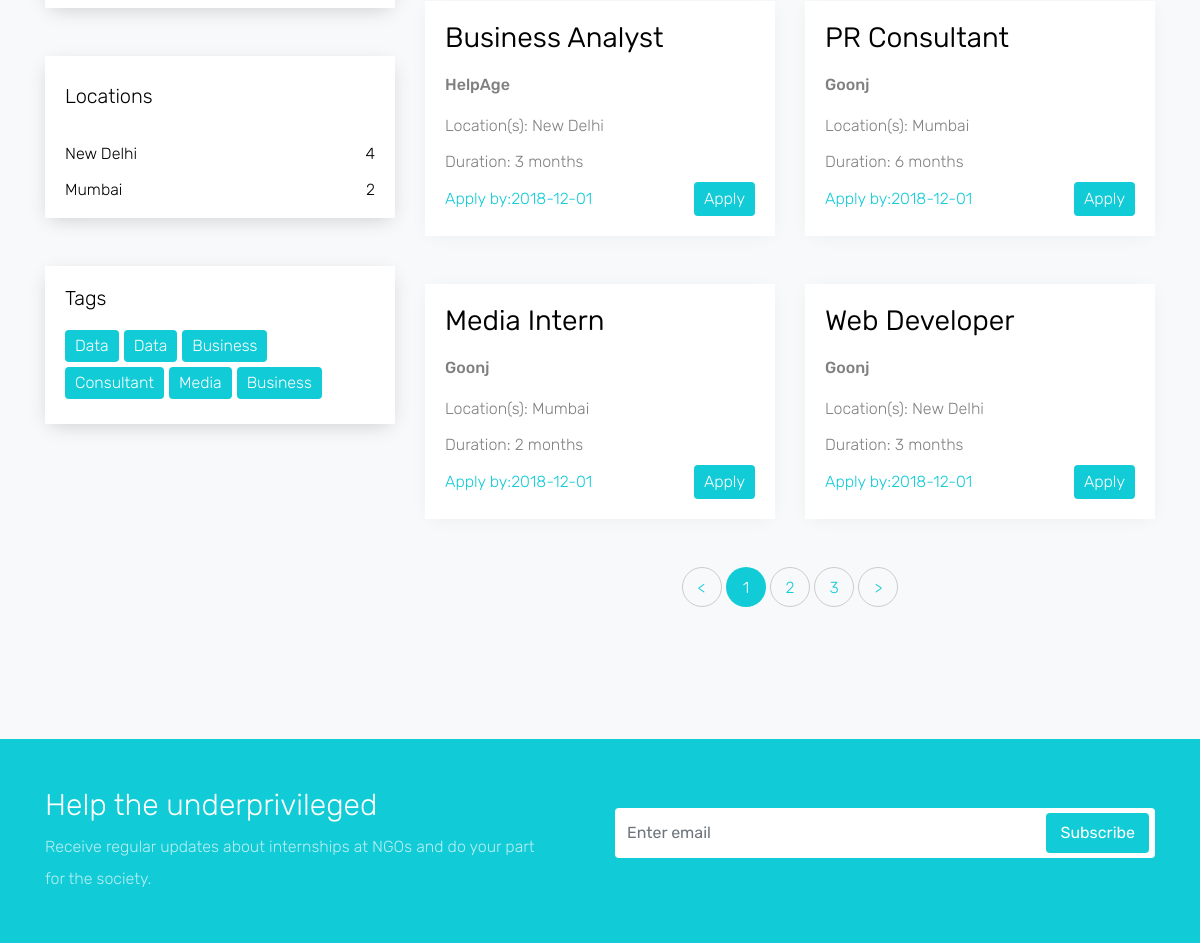
/courses.php (middle part), run on an earlier commit of the app's database.
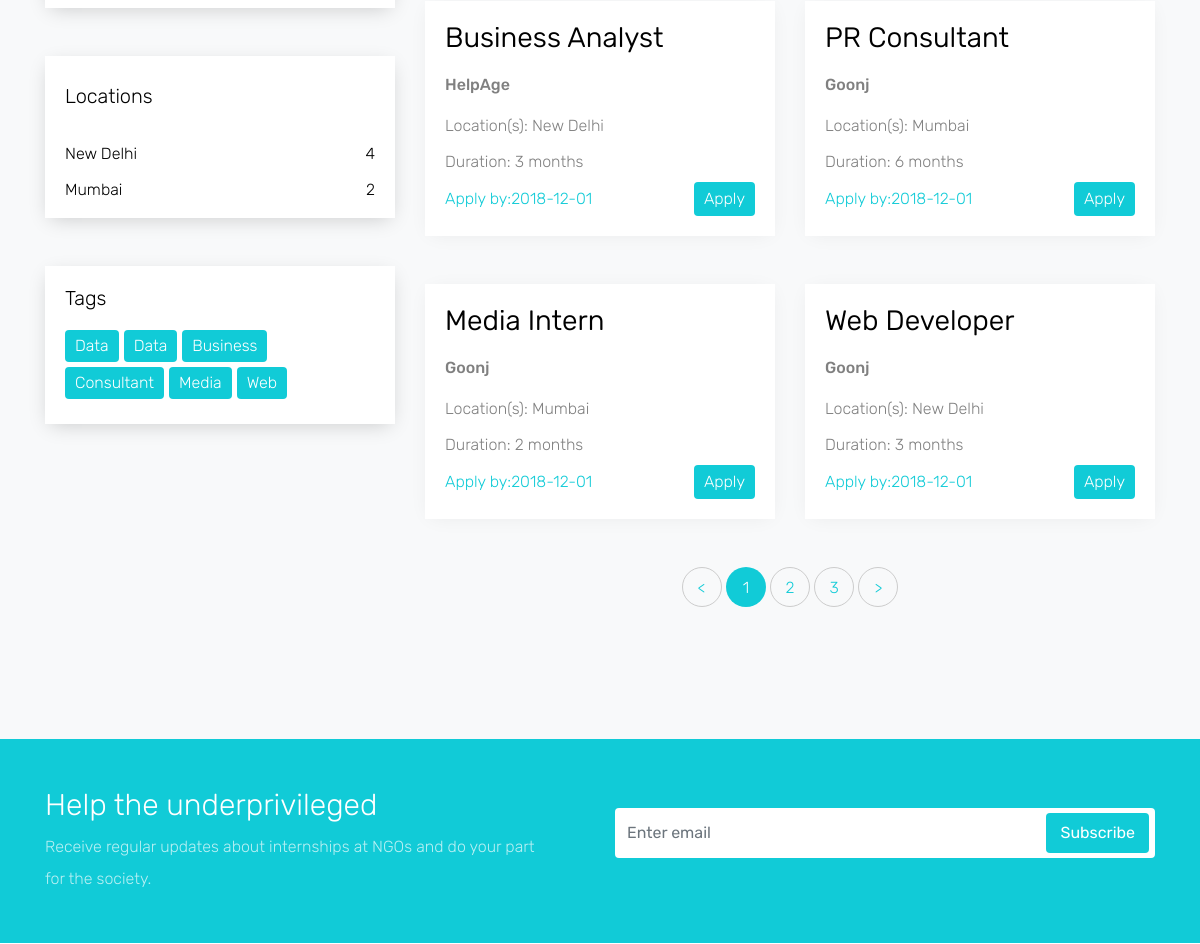
And on a later commit of the database.
### tables this page shows
CREATE TABLE `internship_details` (
  `internship_id` int(10) NOT NULL,
  `Name` varchar(100) NOT NULL,
  `NGO` varchar(100) NOT NULL,
  `Company` varchar(100) DEFAULT NULL,
  `internship_descr` text NOT NULL,
  `Location` varchar(50) NOT NULL,
  `Start_date` varchar(32) NOT NULL,
  `Duration` varchar(32) NOT NULL,
  `Apply_by` date NOT NULL,
  `Tags` varchar(18) NOT NULL,
  `fk_intern_select_id` int(11) DEFAULT NULL,
  `fk_ngo_id` int(11) DEFAULT NULL
);

### core.inc.php (called while the page is built, shortened)
<?php
require 'connect.inc.php';
function loggedin(){
	return false;
}
function get_intern($title, $location, $tag){
	global $mysql_connect;
	if ($title!=null){
	$query = "SELECT * FROM `internship_details` WHERE `Name`='".$title."'";
	}
	else if ($location!=null){
		$query = "SELECT * FROM `internship_details` WHERE `Location`='".$location."'";
	}
	else if ($tag!=null){
		$query = "SELECT * FROM `internship_details` WHERE `Tags`='".$tag."'";
	}
	else{
		$query = "SELECT * FROM `internship_details`";
	}
	if($query_run = mysqli_query($mysql_connect, $query))
	{
		$query_run = mysqli_query($mysql_connect, $query);
		$myarray = array();
		while($row = mysqli_fetch_array($query_run))
		{
		    $myarray[] = $row;
		}
		return $myarray;
	}
	else{
		echo 'Unsucessful_2';}
}
?>

### courses.php (the view, shortened to what the changed rows need)
<!doctype html>
<html lang="en">
  <head>
    <link rel="stylesheet" href="css/bootstrap.css">
    <link rel="stylesheet" href="css/animate.css">
    <link rel="stylesheet" href="css/owl.carousel.min.css">
    <link rel="stylesheet" href="fonts/ionicons/css/ionicons.min.css">
    <link rel="stylesheet" href="fonts/fontawesome/css/font-awesome.min.css">
    <link rel="stylesheet" href="fonts/flaticon/font/flaticon.css">
    <link rel="stylesheet" href="css/style.css">
  </head>
  <body>
    <?php
    require 'connect.inc.php';
    require 'core.inc.php';
    ?>
    <div class="site-section bg-light">
      <div class="container">
        <div class="row">
          <div class="col-md-6 col-lg-8 order-md-2">
            <div class="row">
              <?php
              if(isset($_GET['titleid'])){
              $param = $_GET['titleid'];
              $array = get_intern($param,null,  null);
            }
            else if (isset($_GET['locationid'])){
              $param = $_GET['locationid'];
              $array = get_intern(null, $param, null);
            }
            else if(isset($_GET['tagid'])){
              $param = $_GET['tagid'];
              $array = get_intern(null,null, $param);
            }
            else{
              $array = get_intern(null,null, null);
            }
                        for ($i = 0; $i < count($array); $i++) {
                            ?>
                            <div class="col-md-12 col-lg-6 mb-5">
                            <div class="block-19">
                                <div class="text">
                                  <h2 class="heading"><a href="#" onclick= "detailPage(this.id);" id="<?php echo $i?>"><?php echo $array[$i]['Name'];?></a></h2>
                                  <p class="mb-1"><h6><?php echo $array[$i]['NGO'];?></h6></p>
                                  <p class="mb-1">Location(s): <?php echo $array[$i]['Location'];?></p>
                                   <p class="mb-1">Duration: <?php echo $array[$i]['Duration'];?></p>
                                  <div class="meta d-flex align-items-center">
                                    <div class="number">
                                      <span>Apply by:<?php echo $array[$i]['Apply_by'];?></span>
                                    </div>
                                    <div class="price text-right"><span>Apply</span></div>
                                  </div>
                                </div>
                              </div>
                          </div>
                        <?php } ?>
            </div>
          </div>
          <?php
            $tag_array = get_intern(null,null,null);
          ?>
          <div class="col-md-6 col-lg-4 order-md-1">
            <div class="block-26">
              <ul>
                <?php
                for ($i = 0; $i < count($tag_array); $i++) {
                ?>
                <li><a href="#" onclick= "tagSearch(this.id);" id="<?php echo $tag_array[$i]['Tags']?>"><?php echo $tag_array[$i]['Tags']?></a></li><?php }?>
              </ul>
            </div>
          </div>
        </div>
      </div>
    </div>
    <?php
              if(!loggedin()){
                  echo '<div class="py-5 block-22">
                      <div class="container">
                        <div class="row align-items-center">
                          <div class="col-md-6 mb-4 mb-md-0 pr-md-5">
                            <h2 class="heading">Help the underprivileged</h2>
                            <p>Receive regular updates about internships at NGOs and do your part for the society.</p>
                          </div>
                          <div class="col-md-6">
                            <form action="#" class="subscribe">
                              <div class="form-group">
                                <input type="email" class="form-control email" placeholder="Enter email">
                                <input type="submit" class="btn btn-primary submit" value="Subscribe">
                              </div>
                            </form>
                          </div>
                        </div>
                      </div>
                    </div>';
              }
              else{
            }
            ?>
  </body>
</html>

What changed in the data, as far as the page shows it:
changed internship_details "Web Developer": Tags "Business" → "Web"
